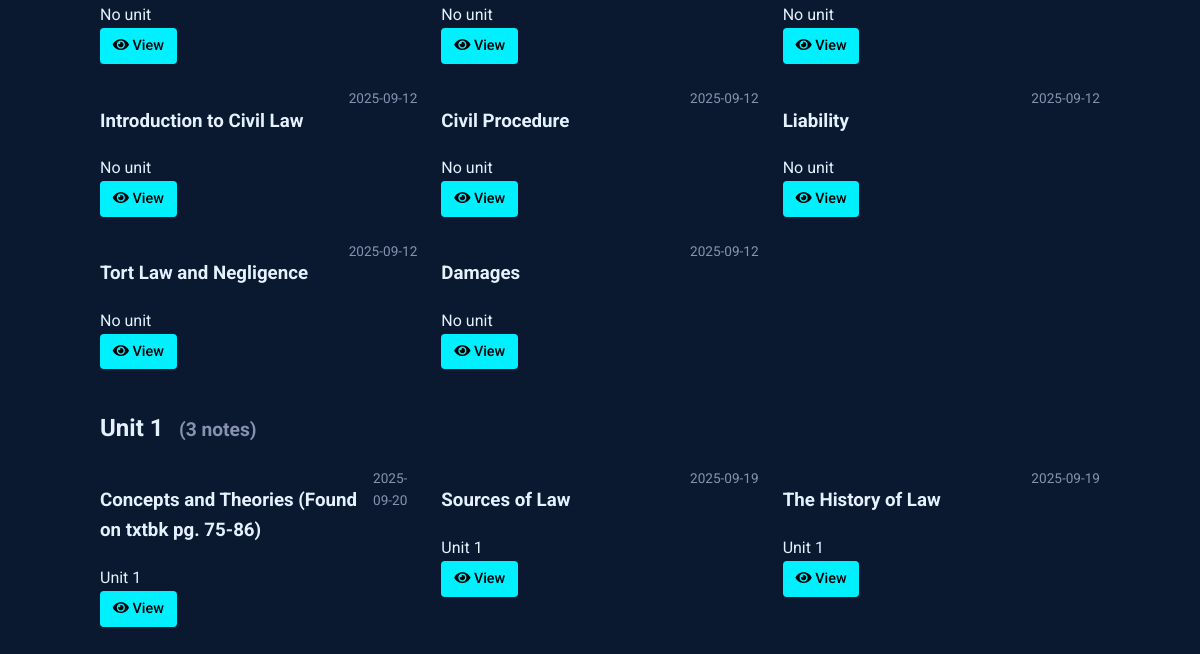
/notes (lower part), run on an earlier commit of the app's database.
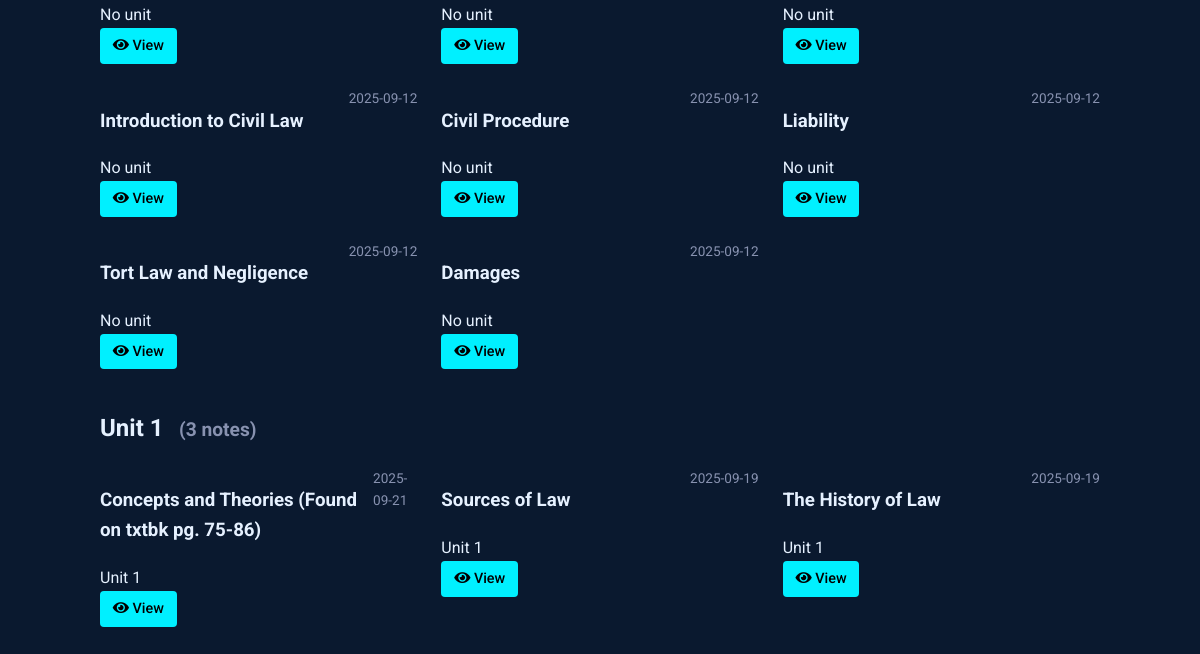
And on a later commit of the database.
### tables this page shows
CREATE TABLE notes (
    id INTEGER PRIMARY KEY AUTOINCREMENT,
    title TEXT NOT NULL,                -- short title for the note
    content TEXT NOT NULL,              -- the full note text
    unit_number INTEGER,                -- optional: to group with course units
    tags TEXT,                          -- comma-separated or JSON for filtering/search
    related_entries TEXT,               -- store glossary ids (e.g., "1,4,5") for cross-linking
    created_at TIMESTAMP DEFAULT CURRENT_TIMESTAMP,
    last_updated TIMESTAMP DEFAULT CURRENT_TIMESTAMP,
    views INTEGER DEFAULT 0,            -- track popularity
    is_favorite BOOLEAN DEFAULT 0,      -- quick flag for starred notes
    comments TEXT                       -- optional: your own thoughts or annotations
);

### notes_routes.py (the view)
@notes_bp.route('')
def index():
    db = SQL("sqlite:///notes.db")
    notes = db.execute("""
        SELECT id, title, unit_number,
               strftime('%Y-%m-%d', created_at) as created_date,
               strftime('%Y-%m-%d', last_updated) as last_updated,
               is_favorite
        FROM notes
        ORDER BY last_updated DESC
    """)
    notes_by_unit = {}
    for note in notes:
        unit = note.get('unit_number', 'Ungrouped')
        if unit not in notes_by_unit:
            notes_by_unit[unit] = []
        notes_by_unit[unit].append(note)
    return render_template('notes/index.html',
                         notes_by_unit=notes_by_unit)

### sql.py (called while the page is built)
def _enable_logging(f):
    import logging
    import functools
    import os
    @functools.wraps(f)
    def decorator(*args, **kwargs):
        try:
            import flask
        except ModuleNotFoundError:
            return f(*args, **kwargs)
        disabled = logging.getLogger("cs50").disabled
        if flask.current_app and os.getenv("FLASK_ENV") == "development":
            logging.getLogger("cs50").disabled = False
        try:
            return f(*args, **kwargs)
        finally:
            logging.getLogger("cs50").disabled = disabled
    return decorator

    def __del__(self):
        self._disconnect()

    def _disconnect(self):
        if hasattr(_data, self._name()):
            getattr(_data, self._name()).close()
            delattr(_data, self._name())

    def _name(self):
        return str(hash(self))

        def connect(dbapi_connection, connection_record):
            try:
                if isinstance(
                    dbapi_connection, sqlite3.Connection
                ):  # If back end is sqlite
                    cursor = dbapi_connection.cursor()
                    cursor.execute("PRAGMA foreign_keys=ON")
                    cursor.close()
            except:
                pass

### templates/notes/index.html (shortened to what this page needs)
{% extends "notes/base.html" %}
{% block content %}
<div class="container" style="max-width: 1000px; margin: 0 auto;">
    <div id="notesContainer">
        {% if notes_by_unit %}
            {% for unit, notes in notes_by_unit.items() %}
                <div class="unit-section" data-unit="{{ unit or 'general' }}">
                    <h2 class="unit-header">
                        {% if unit %}
                            Unit {{ unit }}
                        {% else %}
                            General Notes
                        {% endif %}
                        <small class="unit-count" style="font-size: 0.8em; color: #8892b0; margin-left: 0.5em;">
                        </small>
                    </h2>
                    <div class="notes-grid" style="display: grid; grid-template-columns: repeat(auto-fill, minmax(300px, 1fr)); gap: 1.5rem;" data-unit="{{ unit or 'general' }}">
                        {% for note in notes %}
                            <div class="note-card"
                                 data-id="{{ note.id }}"
                                 data-title="{{ note.title|lower }}"
                                 data-content="{{ note.content|lower }}"
                                 data-unit="{{ note.unit_number or 'general' }}"
                                 data-tags="{{ note.tags|default('', true)|lower }}"
                                 data-date="{{ (note.last_updated or note.created_date)|lower }}"
                                 data-favorite="{{ 'favorite' if note.is_favorite else '' }}">
                                <div style="display: flex; justify-content: space-between; align-items: flex-start;">
                                    <h3 class="note-title">
                                        <span class="title-text">{{ note.title }}</span>
                                    </h3>
                                    <span class="note-date" style="color: #8892b0; font-size: 0.85rem;">
                                        {{ note.last_updated or note.created_date }}
                                    </span>
                                </div>
                                <div class="note-meta">
                                    {% if note.unit_number %}
                                        <span>Unit {{ note.unit_number }}</span>
                                    {% else %}
                                        <span>No unit</span>
                                    {% endif %}
                                </div>
                                <div class="note-actions">
                                    <a href="{{ url_for('notes.view_note', note_id=note.id) }}" class="btn" style="padding: 0.4rem 0.8rem; font-size: 0.9rem;">
                                        <i class="fas fa-eye"></i> View
                                    </a>
                                </div>
                            </div>
                        {% endfor %}
                    </div>
                </div>
            {% endfor %}
        {% endif %}
    </div>
</div>
{% endblock %}

### templates/notes/base.html (shortened to what this page needs)
{% extends "dictionary/base.html" %}

### templates/dictionary/base.html (shortened to what this page needs)
<!DOCTYPE html>
<html lang="en">
<head>
    <link href="https://cdnjs.cloudflare.com/ajax/libs/font-awesome/5.15.4/css/all.min.css" rel="stylesheet">
</head>
<body>
    <main class="container" style="padding: 2rem 0;">
        {% block content %}{% endblock %}
    </main>
</body>
</html>

### templates/dictionary/base.html (style rules this page uses)
:root { --primary: #00f0ff; --bg-dark: #0a192f; --text: #e6f1ff; --success: #2ecc71; --error: #e74c3c; }
body { font-family: 'Roboto', sans-serif; background-color: var(--bg-dark); color: var(--text); line-height: 1.6; margin: 0; padding: 0; }
.container { max-width: 1200px; margin: 0 auto; padding: 0 20px; }
.btn { display: inline-block; padding: 0.6rem 1.5rem; background: var(--primary); color: #000; border: none; border-radius: 4px; cursor: pointer; text-decoration: none; font-weight: 500; transition: all 0.3s; }

### templates/notes/index.html (style rules this page uses)
.unit-section { margin-bottom: 2.5rem; }

What changed in the data, as far as the page shows it:
changed notes "Concepts and Theories (Found on txtbk pg. 75-86)": last_updated "2025-09-20" → "2025-09-21"
